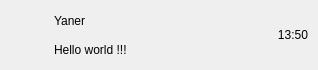
<?xml version="1.0" encoding="UTF-8"?>
<ui version="4.0">
 <class>ChatUserWid</class>
 <widget class="QWidget" name="ChatUserWid">
  <property name="geometry">
   <rect>
    <x>0</x>
    <y>0</y>
    <width>318</width>
    <height>70</height>
   </rect>
  </property>
  <property name="minimumSize">
   <size>
    <width>0</width>
    <height>70</height>
   </size>
  </property>
  <property name="maximumSize">
   <size>
    <width>16777215</width>
    <height>70</height>
   </size>
  </property>
  <property name="windowTitle">
   <string>Form</string>
  </property>
  <property name="autoFillBackground">
   <bool>false</bool>
  </property>
  <layout class="QHBoxLayout" name="horizontalLayout">
   <property name="spacing">
    <number>0</number>
   </property>
   <property name="leftMargin">
    <number>0</number>
   </property>
   <property name="topMargin">
    <number>0</number>
   </property>
   <property name="rightMargin">
    <number>0</number>
   </property>
   <property name="bottomMargin">
    <number>0</number>
   </property>
   <item>
    <widget class="QWidget" name="icon_wid" native="true">
     <property name="maximumSize">
      <size>
       <width>50</width>
       <height>50</height>
      </size>
     </property>
     <property name="autoFillBackground">
      <bool>false</bool>
     </property>
     <layout class="QHBoxLayout" name="horizontalLayout_2">
      <property name="spacing">
       <number>0</number>
      </property>
      <property name="leftMargin">
       <number>0</number>
      </property>
      <property name="topMargin">
       <number>0</number>
      </property>
      <property name="rightMargin">
       <number>0</number>
      </property>
      <property name="bottomMargin">
       <number>0</number>
      </property>
      <item>
       <widget class="QLabel" name="icon_lb">
        <property name="minimumSize">
         <size>
          <width>45</width>
          <height>45</height>
         </size>
        </property>
        <property name="maximumSize">
         <size>
          <width>45</width>
          <height>45</height>
         </size>
        </property>
        <property name="text">
         <string/>
        </property>
       </widget>
      </item>
     </layout>
    </widget>
   </item>
   <item>
    <widget class="QWidget" name="user_info_wid" native="true">
     <property name="minimumSize">
      <size>
       <width>0</width>
       <height>60</height>
      </size>
     </property>
     <property name="maximumSize">
      <size>
       <width>16777215</width>
       <height>60</height>
      </size>
     </property>
     <property name="autoFillBackground">
      <bool>false</bool>
     </property>
     <layout class="QVBoxLayout" name="verticalLayout">
      <property name="spacing">
       <number>2</number>
      </property>
      <property name="leftMargin">
       <number>4</number>
      </property>
      <property name="topMargin">
       <number>2</number>
      </property>
      <property name="rightMargin">
       <number>2</number>
      </property>
      <property name="bottomMargin">
       <number>2</number>
      </property>
      <item>
       <widget class="QLabel" name="user_name_lb">
        <property name="text">
         <string>Yaner</string>
        </property>
        <property name="alignment">
         <set>Qt::AlignLeading|Qt::AlignLeft|Qt::AlignVCenter</set>
        </property>
       </widget>
      </item>
      <item>
       <widget class="QLabel" name="user_chat_lb">
        <property name="text">
         <string>Hello world !!!</string>
        </property>
        <property name="alignment">
         <set>Qt::AlignLeading|Qt::AlignLeft|Qt::AlignVCenter</set>
        </property>
       </widget>
      </item>
     </layout>
    </widget>
   </item>
   <item>
    <widget class="QWidget" name="time_wid" native="true">
     <property name="sizePolicy">
      <sizepolicy hsizetype="Preferred" vsizetype="Preferred">
       <horstretch>50</horstretch>
       <verstretch>50</verstretch>
      </sizepolicy>
     </property>
     <property name="maximumSize">
      <size>
       <width>50</width>
       <height>50</height>
      </size>
     </property>
     <property name="autoFillBackground">
      <bool>false</bool>
     </property>
     <layout class="QHBoxLayout" name="horizontalLayout_3">
      <property name="spacing">
       <number>0</number>
      </property>
      <property name="leftMargin">
       <number>0</number>
      </property>
      <property name="topMargin">
       <number>0</number>
      </property>
      <property name="rightMargin">
       <number>0</number>
      </property>
      <property name="bottomMargin">
       <number>0</number>
      </property>
      <item>
       <widget class="QLabel" name="time_lb">
        <property name="text">
         <string>13:50</string>
        </property>
        <property name="alignment">
         <set>Qt::AlignCenter</set>
        </property>
       </widget>
      </item>
     </layout>
    </widget>
   </item>
  </layout>
 </widget>
 <resources/>
 <connections/>
</ui>
